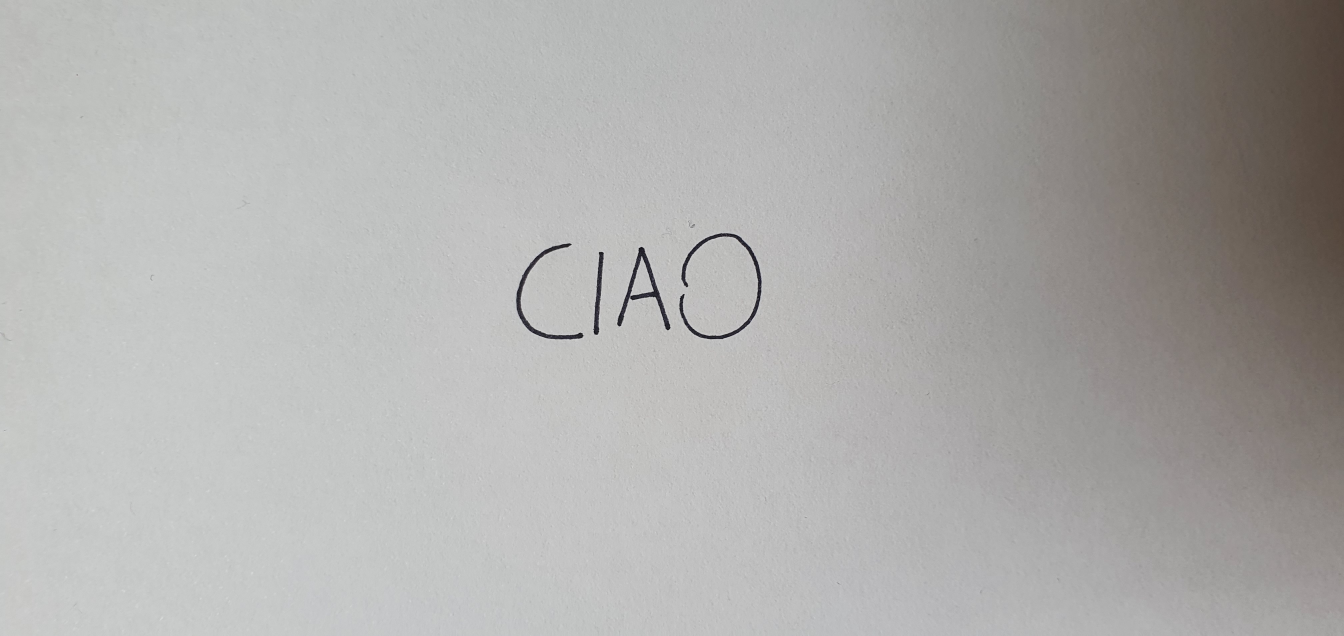
#> input picture ciao.jpg, 4032 x 1908 px, given in place of the camera (shown at 1/3 size)
$ python 'riconoscimento convex hull - webcam.py'
#> lines starting #> are read from the running program, lines starting #| are printed output that depends on the picture; after the words box and inside, x2 and y2 are one past the last pixel; in counts of white or black regions, pixels touching at a corner belong together
import cv2 as cv
import matplotlib.pyplot as plt
import numpy as np
import random as rng

def grab_frame(cap):
    """
    Method to grab a frame from the camera
    :param cap: the VideoCapture object
    :return: the captured image
    """
    ret, frame = cap.read()
#> frame is the input picture: shape (1908, 4032, 3); mean B, G, R 172.2, 173.8, 174.7
    return frame


def handle_close(event, cap):
    """
    Handle the close event of the Matplotlib window by closing the camera capture
    :param event: the close event
    :param cap: the VideoCapture object to be closed
    """
    cap.release()


def bgr_to_gray(image):
    """
    Convert a BGR image into grayscale
    :param image: the BGR image
    :return: the same image but in grayscale
    """
    return cv.cvtColor(image, cv.COLOR_BGR2GRAY)


def main():
    # init the camera ---> 1 = WEBCAM ESTERNA!!!!
    cap = cv.VideoCapture(1)

    # enable Matplotlib interactive mode
    plt.ion()

    # create a figure to be updated
    fig = plt.figure()
    fig.canvas.mpl_connect("close_event", lambda event: handle_close(event, cap))

    # prep a variable for the first run
    ax_img = None

    threshold = 70
    rng.seed(12345)

    while cap.isOpened():
        # get the current frame
        frame = grab_frame(cap)
        if ax_img is None:
            # convert the current (first) frame in grayscale
            img = bgr_to_gray(frame)

            # Detect edges using Canny
            canny_output = cv.Canny(img, threshold, threshold * 2)
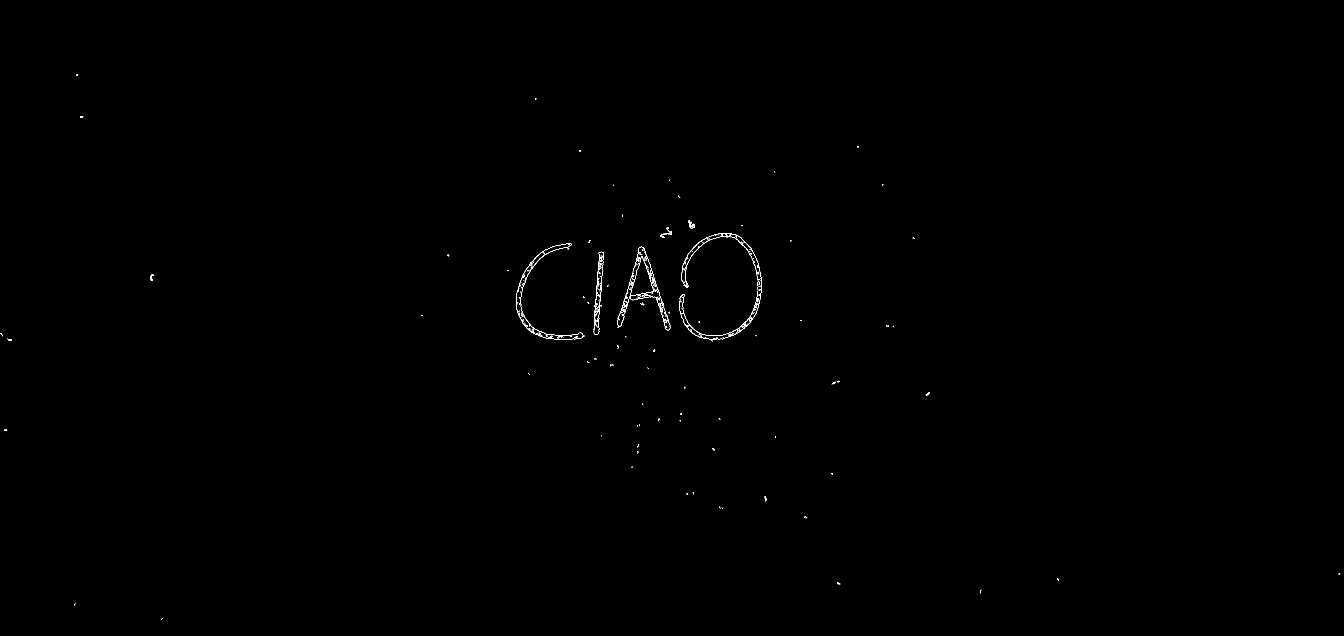
#> canny_output: shape (1908, 4032) (shown at 1/3 size); 0.11% white in thin lines or dots, all inside (x1, y1, x2, y2) = (0, 223, 4021, 1860)

            # Find contours
            contours, hierarchy = cv.findContours(canny_output, cv.RETR_TREE, cv.CHAIN_APPROX_SIMPLE)
#> contours = 396 contours, 381 with area under 20; largest, box (x1, y1, x2, y2) and area: (1851, 740, 2012, 991) 7317, (1851, 740, 2012, 991) 7129, (1779, 755, 1812, 1005) 3272, (1780, 755, 1812, 1005) 3244, (2037, 699, 2285, 1018) 453

            # Find the convex hull object for each contour
            hull_list = []
            for i in range(len(contours)):
                hull = cv.convexHull(contours[i])
                hull_list.append(hull)
#> this loop made 396 passes
#> hull on passes 2, 8, 10: [[226, 1811], [222, 1816], [222, 1814], [225, 1811]], [[4020, 1721], [4018, 1723], [4016, 1723], [4016, 1721]], [[2166, 1523], [2168, 1525], [2167, 1525], [2165, 1523]]
#> after the loop, hull_list = 396 contours, 339 with area under 20; largest, box (x1, y1, x2, y2) and area: (2037, 699, 2285, 1018) 63549, (1548, 730, 1754, 1019) 44500, (1851, 740, 2012, 991) 22608, (1851, 740, 2012, 991) 22379, (1779, 755, 1812, 1005) 4355

            # Draw contours + hull results
            drawing = np.zeros((canny_output.shape[0], canny_output.shape[1], 3), dtype=np.uint8)
            for i in range(len(contours)):
                #color = (rng.randint(0, 256), rng.randint(0, 256), rng.randint(0, 256))
                color = (255, 255, 255)
                cv.drawContours(drawing, contours, i, color)
                cv.drawContours(drawing, hull_list, i, color)
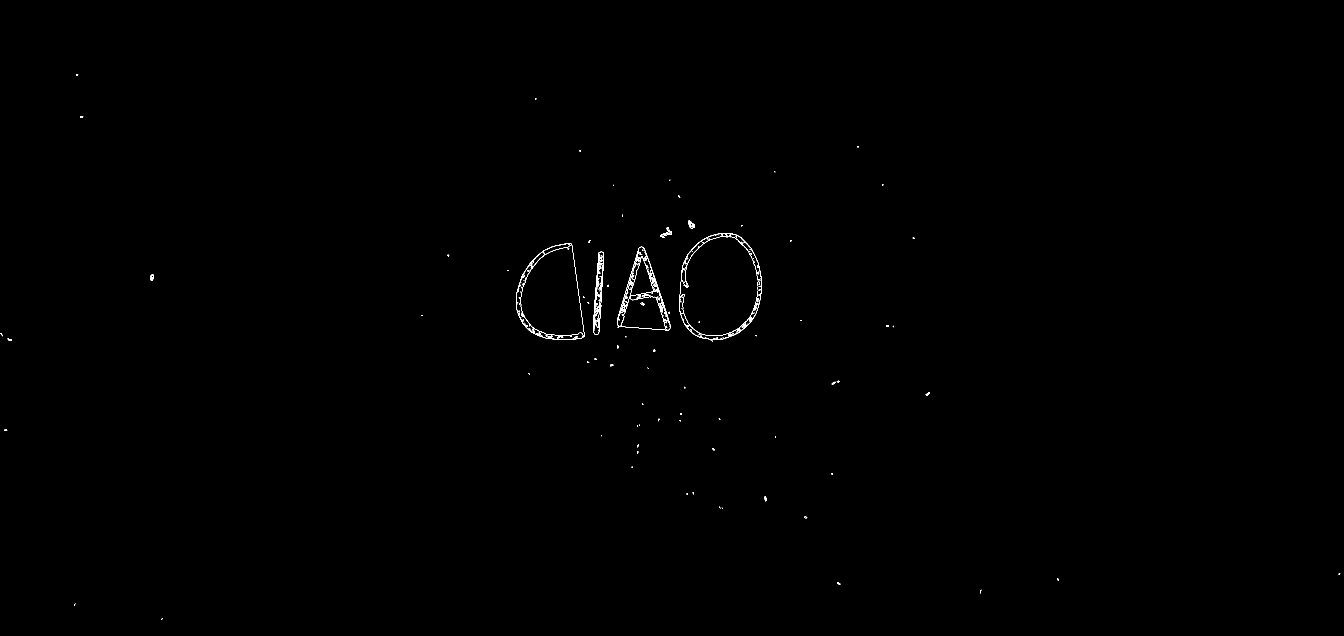
#> drawing: shape (1908, 4032, 3) (shown at 1/3 size); 0.16% white in thin lines or dots, all inside (x1, y1, x2, y2) = (0, 223, 4021, 1860)
                # Show in a another window
                # cv.imshow('Contours', drawing)

            ax_img = plt.imshow(drawing , "gray")
            plt.axis("off")  # hide axis, ticks, ...
            plt.title("Camera Capture")
            # show the plot!
            plt.show()
        else:
            # convert the current frame in grayscale
            img = bgr_to_gray(frame)

            # Detect edges using Canny
            canny_output = cv.Canny(img, threshold, threshold * 2)

            # Find contours
            contours, hierarchy = cv.findContours(canny_output, cv.RETR_TREE, cv.CHAIN_APPROX_SIMPLE)

            # Find the convex hull object for each contour
            hull_list = []
            for i in range(len(contours)):
                hull = cv.convexHull(contours[i])
                hull_list.append(hull)

            # Draw contours + hull results
            drawing = np.zeros((canny_output.shape[0], canny_output.shape[1], 3), dtype=np.uint8)
            for i in range(len(contours)):
                #color = (rng.randint(0, 256), rng.randint(0, 256), rng.randint(0, 256))
                color = (255, 255, 255)
                cv.drawContours(drawing, contours, i, color)
                cv.drawContours(drawing, hull_list, i, color)
                # Show in a another window
                #cv.imshow('Contours', drawing)

            # set the current frame as the data to show
            ax_img.set_data(drawing)
            # update the figure associated to the shown plot
            fig.canvas.draw()
            plt.pause(1/30)  # pause: 30 frames per second


if __name__ == "__main__":
    try:
        main()
    except KeyboardInterrupt:
        exit(0)
